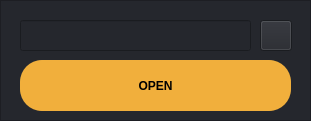
     <widget class="QFrame" name="open_file_layer">
      <property name="geometry">
       <rect>
        <x>0</x>
        <y>0</y>
        <width>311</width>
        <height>121</height>
       </rect>
      </property>
      <property name="styleSheet">
       <string notr="true">background-color: rgb(37, 39, 45);</string>
      </property>
      <property name="frameShape">
       <enum>QFrame::StyledPanel</enum>
      </property>
      <property name="frameShadow">
       <enum>QFrame::Raised</enum>
      </property>
      <widget class="QPushButton" name="renderBtn">
       <property name="geometry">
        <rect>
         <x>20</x>
         <y>60</y>
         <width>271</width>
         <height>51</height>
        </rect>
       </property>
       <property name="styleSheet">
        <string notr="true">QPushButton {
border-radius: 22px;
background-color: rgb(241, 175, 60);
font-weight: 500;
}

QPushButton:hover {
	background-color: rgb(255, 198, 68);
}

QPushButton:pressed {
	margin-top: 5px;
	margin-right: 5px;
	margin-left: 5px;
	background-color: rgb(214, 249, 86);
}

</string>
       </property>
       <property name="text">
        <string>OPEN</string>
       </property>
      </widget>
      <widget class="QLineEdit" name="pathObj">
       <property name="geometry">
        <rect>
         <x>20</x>
         <y>20</y>
         <width>231</width>
         <height>31</height>
        </rect>
       </property>
       <property name="styleSheet">
        <string notr="true">padding-left: 5px;
padding-right: 5px;
color: rgb(255, 255, 255);</string>
       </property>
       <property name="readOnly">
        <bool>true</bool>
       </property>
      </widget>
      <widget class="QPushButton" name="openObjBtn">
       <property name="geometry">
        <rect>
         <x>260</x>
         <y>20</y>
         <width>32</width>
         <height>31</height>
        </rect>
       </property>
       <property name="styleSheet">
        <string notr="true">QPushButton {
	image: url(:/res/assets/img/open.svg);
}</string>
       </property>
       <property name="text">
        <string/>
       </property>
      </widget>
     </widget>
